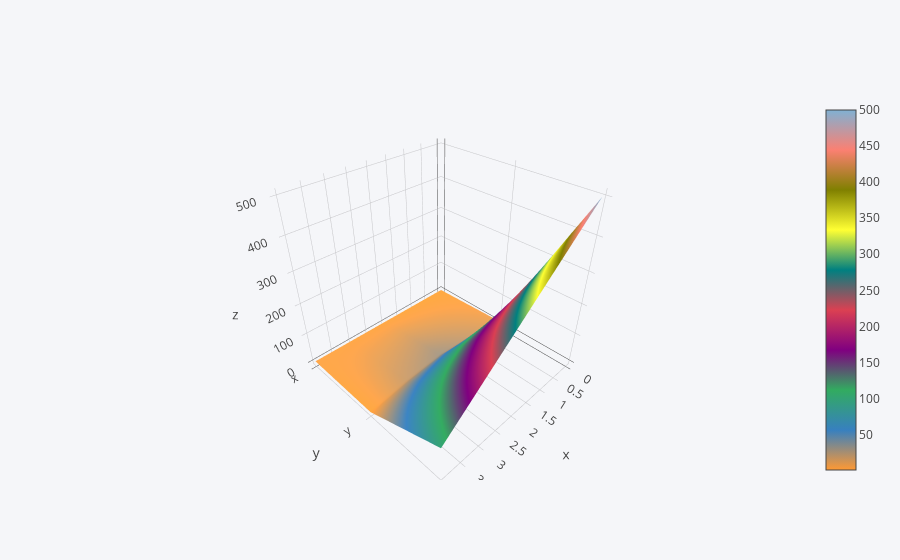

Notebook source saved alongside this figure:
### Code cell
df3.iplot(kind='surface')

### Figure 1 — Plotly figure (JSON) as saved in the notebook; plotly's stock layout.template omitted (floating-point values rounded to 4 significant figures)
{"data": [{"colorscale": [[0, "rgb(255, 153, 51)"], [0.1111, "rgb(55, 128, 191)"], [0.2222, "rgb(50, 171, 96)"], [0.3333, "rgb(128, 0, 128)"], [0.4444, "rgb(219, 64, 82)"], [0.5556, "rgb(0, 128, 128)"], [0.6667, "rgb(255, 255, 51)"], [0.7778, "rgb(128, 128, 0)"], [0.8889, "rgb(251, 128, 114)"], [1, "rgb(128, 177, 211)"]], "type": "surface", "x": [0, 1, 2, 3, 4], "y": ["x", "y", "z"], "z": [[1, 2, 3, 4, 5], [10, 20, 30, 20, 1], [500, 400, 300, 200, 100]]}], "layout": {"legend": {"bgcolor": "#F5F6F9", "font": {"color": "#4D5663"}}, "paper_bgcolor": "#F5F6F9", "plot_bgcolor": "#F5F6F9", "titlefont": {"color": "#4D5663"}, "xaxis1": {"gridcolor": "#E1E5ED", "showgrid": true, "tickfont": {"color": "#4D5663"}, "title": "", "titlefont": {"color": "#4D5663"}, "zerolinecolor": "#E1E5ED"}, "yaxis1": {"gridcolor": "#E1E5ED", "showgrid": true, "tickfont": {"color": "#4D5663"}, "title": "", "titlefont": {"color": "#4D5663"}, "zerolinecolor": "#E1E5ED"}}}
